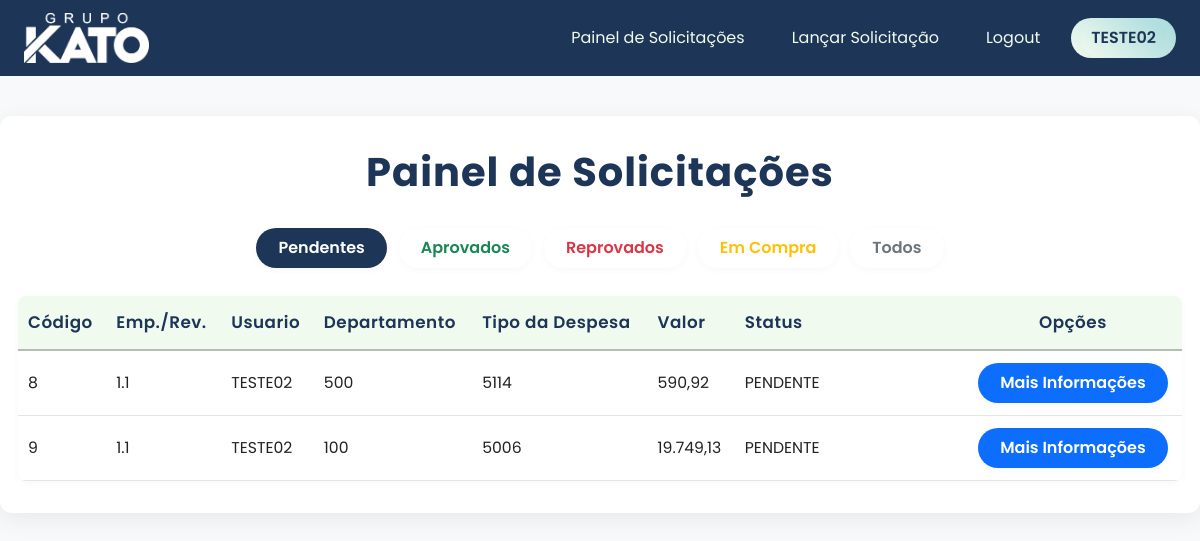
Page /painel-solicitacoes/ (signed in) on the committed database.
### models/database.py (models this page shows)
class Usuarios(UserMixin, Model):
    USUARIO = CharField(unique=True)
    SENHA = CharField()
    NOME = CharField()
    CPF = CharField()
    FUNCAO = CharField()
    EMPRESA = IntegerField()
    REVENDA = IntegerField()
    class Meta:
        database = db

class Solicitacoes(Model):
    EMPRESA = IntegerField()
    REVENDA = IntegerField()
    USUARIO_SOLICITANTE = CharField()
    DEPARTAMENTO = CharField()
    TIPO_DESPESA = CharField()
    DESCRICAO = CharField()
    VALOR = FloatField()
    STATUS = CharField()
    MOTIVO_REPROVA = CharField()
    class Meta:
        database = db

### routes/blueprint_painel_solicitacoes.py (the view)
@blueprint_painel_solicitacoes.route('/', methods=['POST', 'GET'])
@login_required
def painel_solicitacoes():
        filtro = request.args.get('filtro', 'PENDENTE')
        query = Solicitacoes.select().where(Solicitacoes.USUARIO_SOLICITANTE == current_user.USUARIO)
        if filtro == 'PENDENTE':
                query = query.where(Solicitacoes.STATUS == 'PENDENTE')
        elif filtro == 'APROVADO':
                query = query.where(Solicitacoes.STATUS == 'APROVADO')
        elif filtro == 'REPROVADO':
                query = query.where(Solicitacoes.STATUS == 'REPROVADO')
        elif filtro == 'COMPRA':
                query = query.where(Solicitacoes.STATUS == 'COMPRA')
        elif filtro == 'TODOS':
                query = query.order_by(Solicitacoes.STATUS)
        return render_template('painel_solicitacoes.html', solicitacoes=query, filtro=filtro, usuario_logado=current_user)

### main.py (called while the page is built)
@login_manager.user_loader
def load_user(user_id):
    try:
        return Usuarios.get(Usuarios.id == int(user_id))
    except Usuarios.DoesNotExist:
        return None

### templates/painel_solicitacoes.html (shortened to what this page needs)
<!DOCTYPE html>
<html lang="pt-br">
<head>
    <link href="https://cdn.jsdelivr.net/npm/bootstrap@5.3.0/dist/css/bootstrap.min.css" rel="stylesheet">
    <link rel="stylesheet" href="{{ url_for('static', filename='css/painel_solicitacoes.css') }}">
</head>
<body>
    <header>
        <nav class="navbar navbar-light bg-dark px-4">
            <a class="navbar-brand" href="{{ url_for('blueprint_painel_solicitacoes.painel_solicitacoes') }}"><img src="{{ url_for('static', filename='img/Logo - Grupo Kato Branco.png') }}" alt="Logo KATO"></a>
            <ul class="nav">
                <li class="nav-item">
                    <a class="nav-link text-white" href="{{ url_for('blueprint_painel_solicitacoes.painel_solicitacoes') }}">Painel de Solicitações</a>
                </li>
                <li class="nav-item">
                    <a class="nav-link text-white" href="{{ url_for('blueprint_lancar_solicitacao.lancar_solicitacao') }}">Lançar Solicitação</a>
                </li>
                <li class="nav-item">
                    <a class="nav-link text-white" href="{{ url_for('blueprint_principal.logout') }}">Logout</a>
                </li>
                <li class="user">
                    <a class="user" href="">{{ usuario_logado.USUARIO }}</a>
                </li>
            </ul>
        </nav>
    </header>
    <main>
        <div class="container">
            <h1 class="titulo">Painel de Solicitações</h1>
            <div class="container-btn">
                <form method="GET" class="formulario-btn">
                    <button type="submit" name="filtro" value="PENDENTE" class="btn btn-outline-primary {% if filtro == 'PENDENTE' %}active{% endif %}">Pendentes</button>
                    <button type="submit" name="filtro" value="APROVADO" class="btn btn-outline-success {% if filtro == 'APROVADO' %}active{% endif %}">Aprovados</button>
                    <button type="submit" name="filtro" value="REPROVADO" class="btn btn-outline-danger {% if filtro == 'REPROVADO' %}active{% endif %}">Reprovados</button>
                    <button type="submit" name="filtro" value="COMPRA" class="btn btn-outline-warning {% if filtro == 'COMPRA' %}active{% endif %}">Em Compra</button>
                    <button type="submit" name="filtro" value="TODOS" class="btn btn-outline-secondary {% if filtro == 'TODOS' %}active{% endif %}">Todos</button>
                </form>
            </div>
            <table class="tabela">
                <thead>
                    <tr class="head-lista">
                        <th>Código</th>
                        <th>Emp./Rev.</th>
                        <th>Usuario</th>
                        <th>Departamento</th>
                        <th>Tipo da Despesa</th>
                        <th>Valor</th>
                        <th>Status</th>
                        <th>Opções</th>
                    </tr>
                </thead>
                <tbody>
                        {% for s in solicitacoes %}
                            <tr class="body-lista">
                                <td>{{ s.id }}</td>
                                <td>{{ s.EMPRESA }}.{{ s.REVENDA }}</td>
                                <td>{{ s.USUARIO_SOLICITANTE }}</td>
                                <td>{{ s.DEPARTAMENTO }}</td>
                                <td>{{ s.TIPO_DESPESA }}</td>
                                <td>{{ "{:,.2f}".format(s.VALOR).replace(",", "X").replace(".", ",").replace("X", ".") }}</td>
                                <td>{{ s.STATUS }}</td>
                                <td><a href="{{ url_for('blueprint_painel_solicitacoes.mais_info_sol', id=s.id) }}" class="btn btn-primary">Mais Informações</a></td>
                            </tr>
                        {% else %}
                            <tr>
                                <td colspan="5" class="nenhuma-solicitacao">Nenhuma solicitação foi encontrada</td>
                            </tr>
                        {% endfor %}
                </tbody>
            </table >
        </div>
    </main>
</body>
</html>

### static/css/painel_solicitacoes.css (style rules this page uses)
:root { --primary-color: #1d3557; --secondary-color: #f1faee; }
* { font-family: 'Poppins', sans-serif; }
body, html { margin: 0; padding: 0; background-color: #f8f9fa; }
.nav { display: flex; gap: 15px; list-style: none; padding: 0; margin: 0; }
.navbar { background-color: var(--primary-color) !important; }
.navbar-brand img { max-height: 50px; width: auto; margin-right: 10px; }
.navbar-brand { font-weight: bold; font-size: 1.5rem; color: var(--secondary-color) !important; }
.nav-link { color: var(--secondary-color) !important; transition: color 0.3s ease; }
.user { text-decoration: none; color: var(--primary-color); font-weight: 600; font-size: 1rem; text-transform: uppercase; padding: 8px 10px; border-radius: 20px; background: linear-gradient(45deg, #f1faee, #a8dadc); transition: all 0.3s ease; }
.container { background: hsl(0, 0%, 100%); max-width: 1400px; margin: 40px auto 60px auto; padding: 32px 18px; border-radius: 12px; box-shadow: 0 6px 24px rgba(0,0,0,0.07); }
.titulo { color: var(--primary-color); text-align: center; margin-bottom: 32px; font-weight: 700; letter-spacing: 1px; }
.container-btn { display: flex; justify-content: center; margin-bottom: 28px; }
.formulario-btn { display: flex; gap: 12px; }
.btn { font-size: 1rem; font-weight: 600; border-radius: 20px; padding: 8px 22px; border: none; transition: background 0.2s, color 0.2s, box-shadow 0.2s; box-shadow: 0 2px 8px rgba(0,0,0,0.03); }
.btn.active, .btn:active { background-color: var(--primary-color) !important; color: #fff !important; border-color: var(--primary-color) !important; }
.tabela { width: 100%; border-collapse: separate; border-spacing: 0; background: #fff; border-radius: 8px; overflow: hidden; box-shadow: 0 2px 8px rgba(0,0,0,0.03); }
.tabela th { background: var(--secondary-color); color: var(--primary-color); font-weight: 600; padding: 14px 10px; border-bottom: 2px solid rgba(38, 38, 38, 0.287); text-align: left; font-size: 1.05rem; letter-spacing: 0.5px; }
.tabela td { padding: 12px 10px; background: #fff; color: #222; font-size: 0.98rem; border-bottom: 1px solid #e5e5e5; vertical-align: middle; transition: background 0.2s; }
.tabela tr:nth-child(even) td { background: var(--table-row-alt); }
.tabela td:nth-child(7), .tabela th:nth-child(7) { min-width: 220px; max-width: 400px; white-space: pre-line; word-break: break-word; }
.head-lista th:last-child, .body-lista td:last-child { text-align: center; vertical-align: middle; }

### rows in the picture
Usuarios: USUARIO "TESTE02"
Solicitacoes: id "8", EMPRESA "1", REVENDA "1", USUARIO_SOLICITANTE "TESTE02", DEPARTAMENTO "500", TIPO_DESPESA "5114", VALOR "590,92", STATUS "PENDENTE"
Solicitacoes: id "9", EMPRESA "1", REVENDA "1", USUARIO_SOLICITANTE "TESTE02", DEPARTAMENTO "100", TIPO_DESPESA "5006", VALOR "19.749,13", STATUS "PENDENTE"
